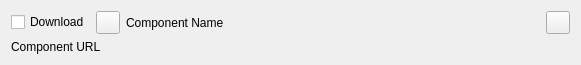
<?xml version="1.0" encoding="UTF-8"?>
<ui version="4.0">
 <class>ComponentItemWidget</class>
 <widget class="QWidget" name="ComponentItemWidget">
  <property name="geometry">
   <rect>
    <x>0</x>
    <y>0</y>
    <width>581</width>
    <height>61</height>
   </rect>
  </property>
  <property name="windowTitle">
   <string>Form</string>
  </property>
  <layout class="QGridLayout" name="gridLayout">
   <item row="0" column="1">
    <widget class="QToolButton" name="buttonDownloadNew">
     <property name="icon">
      <iconset resource="../resources/resources.qrc">
       <normaloff>:/images/edit-download.svg</normaloff>:/images/edit-download.svg</iconset>
     </property>
    </widget>
   </item>
   <item row="0" column="0">
    <widget class="QCheckBox" name="checkCanDownload">
     <property name="sizePolicy">
      <sizepolicy hsizetype="Preferred" vsizetype="Fixed">
       <horstretch>0</horstretch>
       <verstretch>0</verstretch>
      </sizepolicy>
     </property>
     <property name="text">
      <string>Download</string>
     </property>
    </widget>
   </item>
   <item row="0" column="2">
    <widget class="QLabel" name="labelComponentName">
     <property name="sizePolicy">
      <sizepolicy hsizetype="Expanding" vsizetype="Preferred">
       <horstretch>0</horstretch>
       <verstretch>0</verstretch>
      </sizepolicy>
     </property>
     <property name="text">
      <string>Component Name</string>
     </property>
    </widget>
   </item>
   <item row="0" column="3">
    <widget class="QToolButton" name="buttonRemoveFromFile">
     <property name="icon">
      <iconset resource="../resources/resources.qrc">
       <normaloff>:/images/edit-delete.svg</normaloff>:/images/edit-delete.svg</iconset>
     </property>
    </widget>
   </item>
   <item row="1" column="0" colspan="4">
    <widget class="QLabel" name="labelComponentUrl">
     <property name="text">
      <string>Component URL</string>
     </property>
    </widget>
   </item>
  </layout>
 </widget>
 <resources>
  <include location="../resources/resources.qrc"/>
 </resources>
 <connections/>
</ui>
